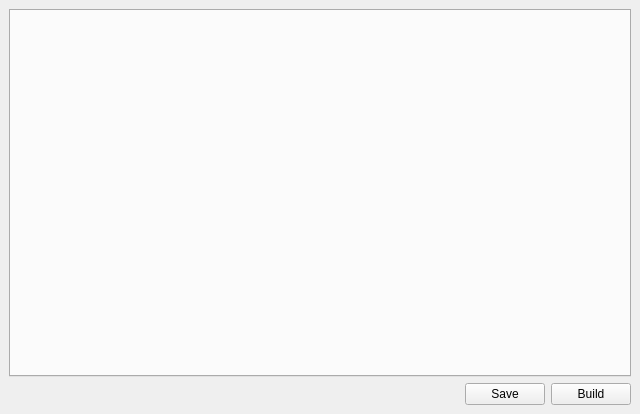
<?xml version="1.0" encoding="UTF-8"?>
<ui version="4.0">
 <class>MediaFilesEditorWidget</class>
 <widget class="QDockWidget" name="MediaFilesEditorWidget">
  <property name="geometry">
   <rect>
    <x>0</x>
    <y>0</y>
    <width>640</width>
    <height>414</height>
   </rect>
  </property>
  <property name="sizePolicy">
   <sizepolicy hsizetype="Maximum" vsizetype="Preferred">
    <horstretch>0</horstretch>
    <verstretch>0</verstretch>
   </sizepolicy>
  </property>
  <property name="minimumSize">
   <size>
    <width>640</width>
    <height>88</height>
   </size>
  </property>
  <property name="features">
   <set>QDockWidget::DockWidgetFloatable|QDockWidget::DockWidgetMovable</set>
  </property>
  <property name="windowTitle">
   <string>Editor</string>
  </property>
  <widget class="QWidget" name="dockWidgetContents">
   <layout class="QVBoxLayout" name="verticalLayout">
    <item>
     <widget class="QTabWidget" name="tab">
      <property name="font">
       <font>
        <pointsize>10</pointsize>
       </font>
      </property>
      <property name="currentIndex">
       <number>-1</number>
      </property>
      <property name="movable">
       <bool>true</bool>
      </property>
     </widget>
    </item>
    <item>
     <layout class="QHBoxLayout" name="horizontalLayout_2">
      <item>
       <spacer name="horizontalSpacer">
        <property name="orientation">
         <enum>Qt::Horizontal</enum>
        </property>
        <property name="sizeHint" stdset="0">
         <size>
          <width>40</width>
          <height>20</height>
         </size>
        </property>
       </spacer>
      </item>
      <item>
       <widget class="QPushButton" name="saveButton">
        <property name="text">
         <string>Save</string>
        </property>
       </widget>
      </item>
      <item>
       <widget class="QPushButton" name="buildButton">
        <property name="text">
         <string>Build</string>
        </property>
       </widget>
      </item>
     </layout>
    </item>
   </layout>
  </widget>
 </widget>
 <resources/>
 <connections/>
</ui>
